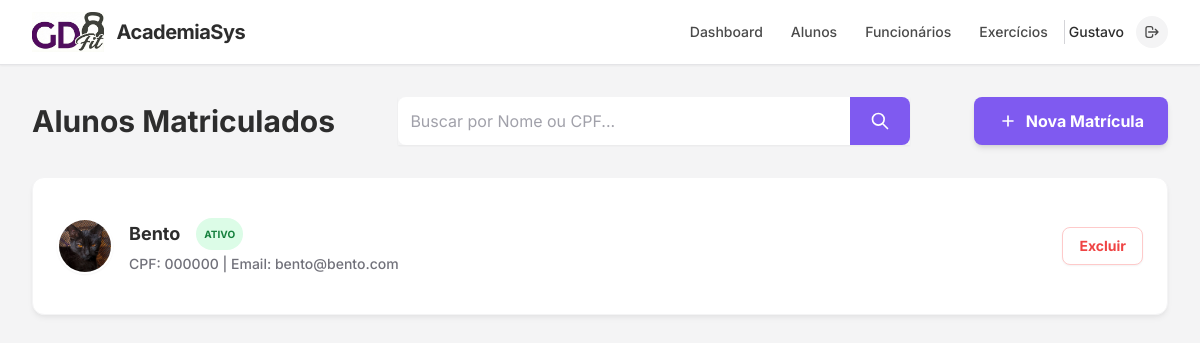
The page /alunos (signed in) on the database its author committed.
### app.py (models this page shows, shortened)
class Funcionario(db.Model, UserMixin):
    __tablename__ = 'funcionarios'
    id = db.Column(db.Integer, primary_key=True)
    nome = db.Column(db.String(100), nullable=False)
    foto = db.Column(db.String(100), nullable=True, default='default.png')
    senha_hash = db.Column(db.String(200), nullable=True)
    cargo = db.Column(db.String(50), nullable=False)
    cref = db.Column(db.String(20), unique=True, nullable=True)
    endereco = db.Column(db.String(200), nullable=True)
    cidade = db.Column(db.String(100), nullable=True)
    estado = db.Column(db.String(2), nullable=True)
    cep = db.Column(db.String(9), nullable=True)
    telefone = db.Column(db.String(20), nullable=True)
    email = db.Column(db.String(100), unique=True, nullable=True)
    data_admissao = db.Column(db.String(10), nullable=True)
    treinos = db.relationship('Treino', back_populates='funcionario', lazy=True)
    @property
    def tipo_usuario(self):
        return 'Funcionario'

class Aluno(db.Model, UserMixin):
    __tablename__ = 'alunos'
    id = db.Column(db.Integer, primary_key=True)
    nome = db.Column(db.String(100), nullable=False)
    foto = db.Column(db.String(100), nullable=True, default='default.png')
    cpf = db.Column(db.String(14), unique=True, nullable=False)
    senha_hash = db.Column(db.String(200), nullable=True)
    data_nascimento = db.Column(db.String(10), nullable=False)
    endereco = db.Column(db.String(200), nullable=True)
    cidade = db.Column(db.String(100), nullable=True)
    estado = db.Column(db.String(2), nullable=True)
    cep = db.Column(db.String(9), nullable=True)
    telefone = db.Column(db.String(20), nullable=True)
    email = db.Column(db.String(100), unique=True, nullable=True)
    data_matricula = db.Column(db.String(10), nullable=True)
    status = db.Column(db.String(10), default='Ativo', nullable=False)
    treinos = db.relationship('Treino', back_populates='aluno', lazy=True, cascade="all, delete-orphan")

### app.py (the view)
@app.route('/alunos')
@login_required
def lista_alunos():
    if current_user.tipo_usuario != 'Funcionario':
        return redirect(url_for('index'))
    search = request.args.get('q')
    if search:
        alunos = Aluno.query.filter(
            or_(Aluno.nome.contains(search), Aluno.cpf.contains(search))
        ).order_by(Aluno.nome).all()
    else:
        alunos = Aluno.query.order_by(Aluno.nome).all()
    return render_template('lista_alunos.html', alunos=alunos)

### app.py (called while the page is built)
@login_manager.user_loader
def load_user(user_id):
    if user_id.startswith('func_'):
        id_real = int(user_id.split('_')[1])
        return Funcionario.query.get(id_real)
    elif user_id.startswith('aluno_'):
        id_real = int(user_id.split('_')[1])
        return Aluno.query.get(id_real)
    return None

### templates/lista_alunos.html (shortened to what this page needs)
{% extends 'base.html' %}
{% block content %}
<div class="max-w-6xl mx-auto">
    <div class="flex flex-col md:flex-row justify-between items-center mb-8 gap-4">
        <h1 class="text-3xl font-bold text-dark">Alunos Matriculados</h1>
        <div class="flex-grow max-w-lg w-full shadow-sm">
            <form action="{{ url_for('lista_alunos') }}" method="GET" class="flex">
                <input type="text" name="q" placeholder="Buscar por Nome ou CPF..." class="w-full border-gray-200 rounded-l-lg p-3 focus:outline-none focus:ring-2 focus:ring-primary focus:border-transparent transition" value="{{ request.args.get('q', '') }}">
                <button type="submit" class="bg-primary text-white px-5 rounded-r-lg hover:bg-primary-hover transition-colors flex items-center justify-center">
                    <svg xmlns="http://www.w3.org/2000/svg" class="h-5 w-5" fill="none" viewBox="0 0 24 24" stroke="currentColor">
                        <path stroke-linecap="round" stroke-linejoin="round" stroke-width="2" d="M21 21l-6-6m2-5a7 7 0 11-14 0 7 7 0 0114 0z" />
                    </svg>
                </button>
            </form>
        </div>
        <a href="{{ url_for('novo_aluno') }}" class="bg-primary text-white font-bold py-3 px-6 rounded-lg hover:bg-primary-hover transition-colors whitespace-nowrap shadow-md hover:shadow-lg flex items-center gap-2">
            <svg xmlns="http://www.w3.org/2000/svg" class="h-5 w-5" fill="none" viewBox="0 0 24 24" stroke="currentColor">
                <path stroke-linecap="round" stroke-linejoin="round" stroke-width="2" d="M12 6v6m0 0v6m0-6h6m-6 0H6" />
            </svg>
            Nova Matrícula
        </a>
    </div>
    <div class="bg-white p-6 shadow-card rounded-xl border border-gray-100">
        <ul class="divide-y divide-gray-100">
            {% for aluno in alunos %}
                <li class="py-4 flex items-center hover:bg-primary-light transition rounded-lg px-2 -mx-2">
                    <img src="{{ url_for('static', filename='uploads/' + aluno.foto) }}" alt="Foto de {{ aluno.nome }}" class="w-14 h-14 rounded-full object-cover mr-4 border-2 border-white shadow-sm">
                    <div class="flex-grow">
                        <a href="{{ url_for('perfil_aluno', aluno_id=aluno.id) }}" class="group">
                            <p class="font-bold text-lg text-dark group-hover:text-primary transition flex items-center gap-2">
                                {{ aluno.nome }}
                                <span class="text-[10px] font-bold uppercase px-2 py-0.5 rounded-full ml-2 {{ 'bg-green-100 text-green-700' if aluno.status == 'Ativo' else 'bg-red-100 text-red-700' }}">
                                    {{ aluno.status }}
                                </span>
                            </p>
                        </a>
                        <p class="text-sm text-gray-500 font-medium mt-1">CPF: {{ aluno.cpf }} | Email: {{ aluno.email or 'N/A' }}</p>
                    </div>
                    <form action="{{ url_for('excluir_aluno', aluno_id=aluno.id) }}" method="post" class="ml-4" onsubmit="return confirm('Tem certeza que deseja excluir este aluno?');">
                        <button type="submit" class="bg-white text-red-500 hover:bg-red-50 hover:text-red-700 border border-red-200 font-bold py-2 px-4 rounded-lg text-sm transition shadow-sm">
                            Excluir
                        </button>
                    </form>
                </li>
            {% endfor %}
        </ul>
    </div>
</div>
{% endblock %}

### templates/base.html (shortened to what this page needs)
<!DOCTYPE html>
<html lang="pt-br">
<head>
    <script src="https://cdn.tailwindcss.com"></script>
</head>
<body class="bg-gray-100 text-dark font-sans">
    {% if current_user.is_authenticated %}
    <nav class="bg-white border-b border-gray-200 shadow-sm sticky top-0 z-50">
        <div class="max-w-7xl mx-auto px-4 sm:px-6 lg:px-8">
            <div class="flex justify-between h-16">
                <div class="flex items-center">
                    <a href="{{ url_for('index') }}" class="flex items-center gap-3 hover:opacity-90 transition">
                        <img src="{{ url_for('static', filename='logo.png') }}" alt="Logo" class="h-10 w-auto object-contain">
                        <span class="font-bold text-xl tracking-tight text-dark">AcademiaSys</span>
                    </a>
                </div>
                <div class="flex items-center space-x-1">
                    {% if current_user.tipo_usuario == 'Funcionario' %}
                        <a href="{{ url_for('index') }}" class="px-3 py-2 rounded-md text-sm font-medium text-dark-light hover:text-primary hover:bg-primary-light transition">Dashboard</a>
                        <a href="{{ url_for('lista_alunos') }}" class="px-3 py-2 rounded-md text-sm font-medium text-dark-light hover:text-primary hover:bg-primary-light transition">Alunos</a>
                        <a href="{{ url_for('lista_funcionarios') }}" class="px-3 py-2 rounded-md text-sm font-medium text-dark-light hover:text-primary hover:bg-primary-light transition">Funcionários</a>
                        <a href="{{ url_for('lista_exercicios') }}" class="px-3 py-2 rounded-md text-sm font-medium text-dark-light hover:text-primary hover:bg-primary-light transition">Exercícios</a>
                    {% endif %}
                    <div class="flex items-center gap-3">
                        <span class="text-sm font-medium text-dark hidden md:block">{{ current_user.nome.split()[0] }}</span>
                        <a href="{{ url_for('logout') }}" class="group flex items-center justify-center w-8 h-8 rounded-full bg-gray-100 text-dark-light hover:bg-red-500 hover:text-white transition" title="Sair">
                            <svg xmlns="http://www.w3.org/2000/svg" class="h-4 w-4" fill="none" viewBox="0 0 24 24" stroke="currentColor">
                                <path stroke-linecap="round" stroke-linejoin="round" stroke-width="2" d="M17 16l4-4m0 0l-4-4m4 4H7m6 4v1a3 3 0 01-3 3H6a3 3 0 01-3-3V7a3 3 0 013-3h4a3 3 0 013 3v1" />
                            </svg>
                        </a>
                    </div>
                </div>
            </div>
        </div>
    </nav>
    {% endif %}
    <main class="max-w-7xl mx-auto px-4 sm:px-6 lg:px-8 py-8">
        {% block content %}{% endblock %}
    </main>
</body>
</html>

### templates/base.html (style rules this page uses)
body { font-family: 'Inter', sans-serif; }

### rows shown on the page
Funcionario: nome "Gustavo"
Aluno: foto (picture), nome "Bento", status "ATIVO", cpf "000000", email "bento@bento.com"
